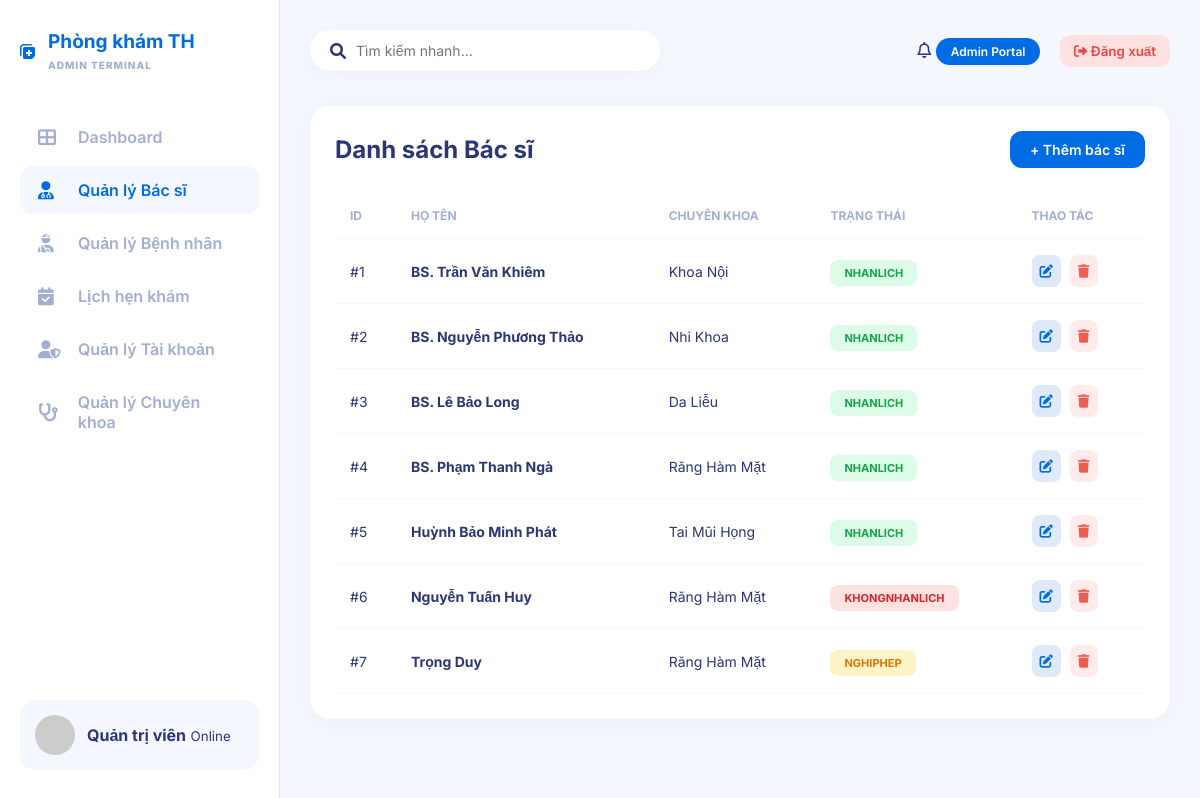
The app's page /frontend/admin/admin.php?page=doctors with its own data.
### tables this page shows
CREATE TABLE IF NOT EXISTS `bacsi` (
  `MaBacSi` int UNSIGNED NOT NULL AUTO_INCREMENT,
  `MaUser` int UNSIGNED DEFAULT NULL,
  `HoTen` varchar(100) NOT NULL,
  `SoDienThoai` varchar(15) DEFAULT NULL,
  `MaChuyenKhoa` int UNSIGNED DEFAULT NULL,
  `TrangThai` enum('NhanLich','KhongNhanLich','NghiPhep') DEFAULT 'NhanLich',
  `anh_dai_dien` varchar(255) DEFAULT NULL,
  `gioithieu_banthan` text,
  PRIMARY KEY (`MaBacSi`),
  KEY `bacsi_mauser_foreign` (`MaUser`),
  KEY `bacsi_machuyenkhoa_foreign` (`MaChuyenKhoa`)
);

CREATE TABLE IF NOT EXISTS `chuyenkhoa` (
  `MaChuyenKhoa` int UNSIGNED NOT NULL AUTO_INCREMENT,
  `TenChuyenKhoa` varchar(100) NOT NULL,
  `MoTa` text,
  PRIMARY KEY (`MaChuyenKhoa`)
);

### frontend/admin/admin.php (the view, shortened to what this page needs)
<?php
include '../../backend/config/connect.php';
$page = isset($_GET['page']) ? $_GET['page'] : 'dashboard';
$search = isset($_GET['search']) ? $conn->real_escape_string($_GET['search']) : '';
$total_doctors = $conn->query("SELECT COUNT(*) as total FROM bacsi")->fetch_assoc()['total'];
$total_users = $conn->query("SELECT COUNT(*) as total FROM users")->fetch_assoc()['total'];
$total_apps_today = $conn->query("SELECT COUNT(*) as total FROM lichhen WHERE DATE(NgayHen) = CURDATE()")->fetch_assoc()['total'];
?>
<!DOCTYPE html>
<html lang="vi">
<head>
    <link rel="stylesheet" href="./css/admin_style.css">
    <link rel="stylesheet" href="https://cdnjs.cloudflare.com/ajax/libs/font-awesome/6.0.0/css/all.min.css">
</head>
<body>
<div class="admin-wrapper">
    <aside class="sidebar">
        <div class="sidebar-header">
            <i class="fas fa-notes-medical"></i>
            <div>
                <h2>Phòng khám TH</h2>
                <span>ADMIN TERMINAL</span>
            </div>
        </div>
        <nav class="sidebar-menu">
            <a href="admin.php?page=dashboard" class="<?= $page == 'dashboard' ? 'active' : '' ?>">
                <i class="fas fa-th-large"></i> Dashboard
            </a>
            <a href="admin.php?page=doctors" class="<?= $page == 'doctors' ? 'active' : '' ?>">
                <i class="fas fa-user-md"></i> Quản lý Bác sĩ
            </a>
            <a href="admin.php?page=patients" class="<?= $page == 'patients' ? 'active' : '' ?>">
                <i class="fas fa-user-injured"></i> Quản lý Bệnh nhân
            </a>
            <a href="admin.php?page=appointments" class="<?= $page == 'appointments' ? 'active' : '' ?>">
                <i class="fas fa-calendar-check"></i> Lịch hẹn khám
            </a>
            <a href="admin.php?page=users" class="<?= $page == 'users' ? 'active' : '' ?>">
                <i class="fas fa-user-shield"></i> Quản lý Tài khoản
            </a>
            <a href="admin.php?page=specialties" class="<?= $page == 'specialties' ? 'active' : '' ?>">
                <i class="fas fa-stethoscope"></i> Quản lý Chuyên khoa
            </a>
        </nav>
        <div class="sidebar-footer">
            <div class="admin-profile">
                <img src="https://ui-avatars.com/api/?name=Admin&background=006ce3&color=fff" alt="AVT">
                <div>
                    <strong>Quản trị viên</strong>
                    <small>Online</small>
                </div>
            </div>
        </div>
    </aside>
    <main class="main-content">
        <header class="top-header">
            <form method="GET" action="admin.php" class="search-box">
                <i class="fas fa-search"></i>
                <input type="text" name="search" placeholder="Tìm kiếm nhanh..." value="<?= htmlspecialchars($search) ?>">
            </form>
            <div class="user-actions">
                <i class="far fa-bell"></i>
                <span class="badge-portal">Admin Portal</span>
                <button class="btn-logout" onclick="if(confirm('Bạn muốn đăng xuất?')) window.location='../../frontend/auth/logout.php'">
                     <i class="fas fa-sign-out-alt"></i> Đăng xuất
                </button>
            </div>
        </header>
        <div class="content-body">
            <?php if ($page == 'dashboard'): ?>
                <section class="welcome">
                    <h1>Tổng quan</h1>
                    <p>Chào mừng trở lại! Đây là báo cáo tình hình hôm nay.</p>
                </section>
                <div class="stats-cards">
                    <div class="stat-item">
                        <div class="stat-icon blue"><i class="fas fa-user-md"></i></div>
                        <div class="stat-info"><span>BÁC SĨ</span><h2><?= $total_doctors ?></h2></div>
                    </div>
                    <div class="stat-item">
                        <div class="stat-icon green"><i class="fas fa-users"></i></div>
                        <div class="stat-info"><span>TÀI KHOẢN</span><h2><?= $total_users ?></h2></div>
                    </div>
                    <div class="stat-item highlight">
                        <div class="stat-info"><span>LỊCH HÔM NAY</span><h2><?= $total_apps_today ?></h2></div>
                        <i class="far fa-calendar-alt"></i>
                    </div>
                </div>
                <div class="table-container">
                    <h3>Lịch hẹn mới nhất</h3>
                    <table class="data-table">
                        <thead>
                            <tr><th>BỆNH NHÂN</th><th>BÁC SĨ</th><th>NGÀY</th><th>TRẠNG THÁI</th></tr>
                        </thead>
                        <tbody>
                            <?php
                            $sql = "SELECT lh.*, bn.HoTen as TenBN, bs.HoTen as TenBS FROM lichhen lh
                                    JOIN benhnhan bn ON lh.MaBenhNhan = bn.MaBenhNhan
                                    JOIN bacsi bs ON lh.MaBacSi = bs.MaBacSi ORDER BY lh.Created_at DESC LIMIT 5";
                            $res = $conn->query($sql);
                            while($row = $res->fetch_assoc()): ?>
                                <tr>
                                    <td><strong><?= $row['TenBN'] ?></strong></td>
                                    <td><?= $row['TenBS'] ?></td>
                                    <td><?= date('d/m/Y', strtotime($row['NgayHen'])) ?></td>
                                    <td><span class="status-tag <?= strtolower($row['TrangThai']) ?>"><?= $row['TrangThai'] ?></span></td>
                                </tr>
                            <?php endwhile; ?>
                        </tbody>
                    </table>
                </div>
            <?php elseif ($page == 'doctors'): ?>
                <div class="table-container">
                    <div class="table-header">
                        <h2>Danh sách Bác sĩ <?= $search ? "- Tìm: '$search'" : "" ?></h2>
                        <button class="btn-primary-custom" onclick="window.location='../../backend/admin/add_doctor.php'">+ Thêm bác sĩ</button>
                    </div>
                    <table class="data-table">
                        <thead>
                            <tr><th>ID</th><th>Họ Tên</th><th>Chuyên Khoa</th><th>Trạng Thái</th><th>Thao tác</th></tr>
                        </thead>
                        <tbody>
                            <?php
                            $where = $search ? "WHERE bs.HoTen LIKE '%$search%' OR ck.TenChuyenKhoa LIKE '%$search%'" : "";
                            $sql = "SELECT bs.*, ck.TenChuyenKhoa FROM bacsi bs LEFT JOIN chuyenkhoa ck ON bs.MaChuyenKhoa = ck.MaChuyenKhoa $where";
                            $res = $conn->query($sql);
                            while($row = $res->fetch_assoc()): ?>
                                <tr>
                                    <td>#<?= $row['MaBacSi'] ?></td>
                                    <td><strong><?= $row['HoTen'] ?></strong></td>
                                    <td><?= $row['TenChuyenKhoa'] ?></td>
                                    <td><span class="status-tag <?= strtolower($row['TrangThai']) ?>"><?= $row['TrangThai'] ?></span></td>
                                    <td>
                                        <button class="btn-icon edit" onclick="window.location='../../backend/admin/edit_doctor.php?id=<?= $row['MaBacSi'] ?>'"><i class="fas fa-edit"></i></button>
                                        <button class="btn-icon delete" onclick="if(confirm('Xóa bác sĩ?')) window.location='../../backend/admin/delete_doctor.php?id=<?= $row['MaBacSi'] ?>'"><i class="fas fa-trash"></i></button>
                                    </td>
                                </tr>
                            <?php endwhile; ?>
                        </tbody>
                    </table>
                </div>
            <?php endif; ?>
        </div>
    </main>
</div>
</body>
</html>

### frontend/admin/css/admin_style.css (style rules this page uses)
:root { --primary: #006ce3; --bg-body: #f4f7fe; --sidebar-bg: #ffffff; --text-main: #2b3674; --text-gray: #a3aed0; --green: #05cd99; --red: #ee5d50; --orange: #ffb547; }
* { box-sizing: border-box; margin: 0; padding: 0; font-family: 'Inter', sans-serif; }
body { background: var(--bg-body); color: var(--text-main); }
.admin-wrapper { display: flex; min-height: 100vh; }
.sidebar { width: 280px; background: var(--sidebar-bg); border-right: 1px solid #e2e8f0; display: flex; flex-direction: column; padding: 30px 20px; position: fixed; height: 100vh; }
.sidebar-header { display: flex; align-items: center; gap: 12px; margin-bottom: 40px; color: var(--primary); }
.sidebar-header h2 { font-size: 19px; font-weight: 700; }
.sidebar-header span { font-size: 10px; color: var(--text-gray); font-weight: 800; letter-spacing: 1px; }
.sidebar-menu a { display: flex; align-items: center; gap: 15px; padding: 14px 18px; text-decoration: none; color: var(--text-gray); font-weight: 600; transition: 0.3s; border-radius: 12px; margin-bottom: 5px; }
.sidebar-menu a.active, .sidebar-menu a:hover { background: #f4f7fe; color: var(--primary); }
.sidebar-menu i { font-size: 18px; width: 25px; }
.sidebar-footer { margin-top: auto; }
.admin-profile { background: #f4f7fe; padding: 15px; border-radius: 15px; display: flex; align-items: center; gap: 12px; }
.admin-profile img { width: 40px; border-radius: 50%; }
.main-content { flex: 1; margin-left: 280px; padding: 30px; }
.top-header { display: flex; justify-content: space-between; align-items: center; margin-bottom: 35px; }
.search-box { background: white; padding: 12px 20px; border-radius: 30px; width: 350px; display: flex; align-items: center; gap: 10px; box-shadow: 0 4px 15px rgba(0,0,0,0.03); }
.search-box input { border: none; outline: none; width: 100%; font-size: 14px; color: var(--text-main); }
.badge-portal { background: var(--primary); color: white; padding: 6px 15px; border-radius: 20px; font-size: 12px; font-weight: 600; }
.table-container { background: white; padding: 25px; border-radius: 20px; box-shadow: 0 4px 20px rgba(0,0,0,0.04); }
.table-header { display: flex; justify-content: space-between; align-items: center; margin-bottom: 25px; }
.data-table { width: 100%; border-collapse: collapse; }
.data-table th { text-align: left; padding: 15px; color: var(--text-gray); font-size: 12px; font-weight: 700; border-bottom: 1px solid #f4f7fe; text-transform: uppercase; }
.data-table td { padding: 16px 15px; border-bottom: 1px solid #f4f7fe; font-size: 14px; color: var(--text-main); }
.status-tag { padding: 6px 14px; border-radius: 8px; font-size: 11px; font-weight: 700; text-transform: uppercase; }
.btn-primary-custom { background: var(--primary); color: white; border: none; padding: 10px 20px; border-radius: 12px; cursor: pointer; font-weight: 600; font-size: 14px; transition: 0.3s; }
.btn-icon { border: none; padding: 8px; border-radius: 8px; cursor: pointer; margin-right: 5px; transition: 0.2s; }
.btn-icon.edit { background: #e0e9f8; color: var(--primary); }
.btn-icon.delete { background: #ffebeb; color: var(--red); }
.btn-logout { margin-left: 15px; background: #fee2e2; color: #ef4444; border: none; padding: 8px 14px; border-radius: 10px; cursor: pointer; font-weight: 600; transition: 0.3s; }
.status-tag.nhanlich { background: #dcfce7; color: #16a34a; }
.status-tag.khongnhanlich { background: #fee2e2; color: #dc2626; }
.status-tag.nghiphep { background: #fef3c7; color: #d97706; }

### records on screen
bacsi: MaBacSi "1", HoTen "BS. Trần Văn Khiêm", chuyenkhoa.TenChuyenKhoa "Khoa Nội", TrangThai "NHANLICH"
bacsi: MaBacSi "2", HoTen "BS. Nguyễn Phương Thảo", chuyenkhoa.TenChuyenKhoa "Nhi Khoa", TrangThai "NHANLICH"
bacsi: MaBacSi "3", HoTen "BS. Lê Bảo Long", chuyenkhoa.TenChuyenKhoa "Da Liễu", TrangThai "NHANLICH"
bacsi: MaBacSi "4", HoTen "BS. Phạm Thanh Ngà", chuyenkhoa.TenChuyenKhoa "Răng Hàm Mặt", TrangThai "NHANLICH"
bacsi: MaBacSi "5", HoTen "Huỳnh Bảo Minh Phát", chuyenkhoa.TenChuyenKhoa "Tai Mũi Họng", TrangThai "NHANLICH"
bacsi: MaBacSi "6", HoTen "Nguyễn Tuấn Huy", chuyenkhoa.TenChuyenKhoa "Răng Hàm Mặt", TrangThai "KHONGNHANLICH"
bacsi: MaBacSi "7", HoTen "Trọng Duy", chuyenkhoa.TenChuyenKhoa "Răng Hàm Mặt", TrangThai "NGHIPHEP"
